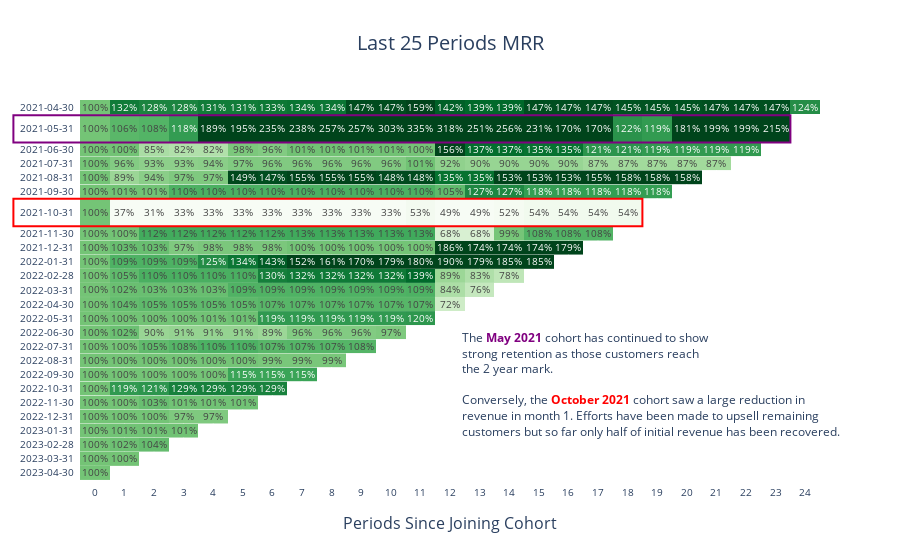

Here is the notebook cell this chart was saved with:
### Markdown cell above
## The Hard Way

### Code cell
annotation_dict = {
    "2021-05-31": {"color": "purple", "adj_y_start": 0, "adj_y_end": 1.8},
    "2021-10-31": {"color": "red", "adj_y_start": 0.5, "adj_y_end": 2.3}
}

z_mrr = cohort_pivot_mrr.tail(date_periods).loc[:, x].values

fig = make_subplots(
    rows=len(y), cols=1,
    row_heights=[
        2 if el in annotation_dict.keys() else 1 for el in y
    ],
    vertical_spacing=0,
    shared_xaxes=True,
    shared_yaxes=True,
    column_titles=x.tolist(),
    x_title="Periods Since Joining Cohort"
)

for i, cohort in enumerate(y):
    fig.add_trace(
        go.Heatmap(
            x=x,
            y=[y[i]]*len(x),
            z=z_mrr[i]/z_mrr[i][0],
            hoverongaps=False,
            texttemplate="%{z:.0%}",
            hovertemplate="Cohort End Date: <b>%{y}</b> <br>"
            "Months Since Joining Cohort: <b>%{x}</b> <br>"
            "Retained MRR: <b>%{z:.2%}</b> <br>"
            "<extra></extra>",
            colorscale="greens",
            zmin=0.5,
            zmid=1,
            zmax=1.5,
            showscale=False,
            showlegend=False,
        ),
        row=i+1,
        col=1
    )

fig.update_yaxes(
    type="category",
    tickfont={"size": 10},
)
fig.update_xaxes(
    type="category",
    tickfont={"size": 10}
)

fig.update_layout(
    plot_bgcolor="white",
    uniformtext_minsize=6,
    uniformtext_mode='hide',
    margin_pad=5,
    font={
        "size": 10
    },
    title={
        "text": "Last 25 Periods MRR",
        "font": {"size": 20},
        "x": 0.5
    }
)

for k, v in annotation_dict.items():
    x_start = -0.09
    x_end = len(x) - np.where(y == k)[0][0]
    y_start = len(x) - np.where(y == k)[0][0] - \
        annotation_dict.get(k).get("adj_y_start")
    y_end = len(x) - np.where(y == k)[0][0] - \
        annotation_dict.get(k).get("adj_y_end")

    fig.add_shape(
        type="rect",
        xref="paper",
        yref="paper",
        x0=x_start,
        x1=x_end / len(x),
        y0=y_start / len(x),
        y1=y_end / len(x),
        line=dict(
            color=annotation_dict.get(k).get("color"),
            width=2,
        ),
    )

fig.add_annotation(
    text="""
    The <b><span style='color: purple'>May 2021</span></b> cohort has continued to show<br>
    strong retention as those customers reach<br>
    the 2 year mark.<br>
    <br>
    Conversely, the <b><span style='color: red'>October 2021</span></b> cohort saw a large reduction in<br>
    revenue in month 1. Efforts have been made to upsell remaining<br>
    customers but so far only half of initial revenue has been recovered.
    """,
    xref="paper", yref="paper",
    x=1.05, y=0.1,
    font_size=12,
    align="left",
    showarrow=False
)

fig.show()
